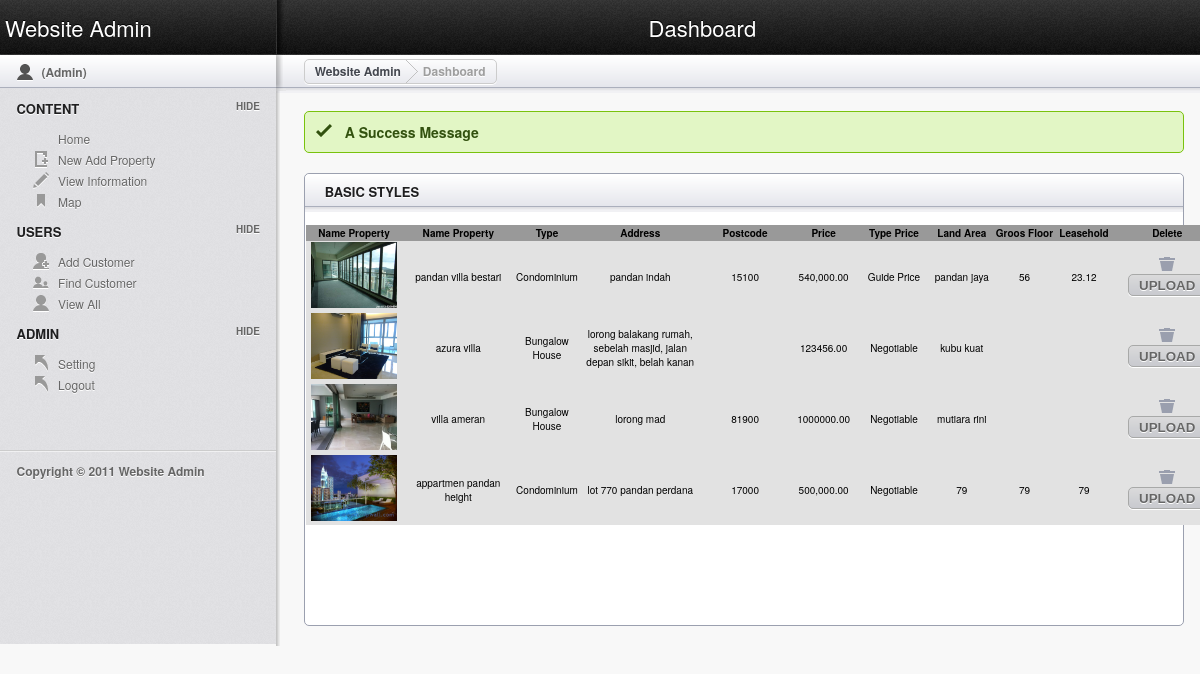
Page /admin/admin_view.php (signed in) on the committed database.
### tables this page shows
CREATE TABLE IF NOT EXISTS `property` (
  `id_property` int(5) NOT NULL AUTO_INCREMENT,
  `name_property` varchar(250) NOT NULL,
  `type_property` varchar(255) NOT NULL,
  `add1` varchar(300) NOT NULL,
  `add2` varchar(300) NOT NULL,
  `price` varchar(300) NOT NULL,
  `price_type` varchar(300) NOT NULL,
  `land_area` varchar(300) NOT NULL,
  `groos_floor_area` varchar(300) NOT NULL,
  `leasehold` varchar(300) NOT NULL,
  `beds` varchar(333) NOT NULL,
  `baths` varchar(333) NOT NULL,
  `contact_no` varchar(333) NOT NULL,
  `per_squre_feet` varchar(333) NOT NULL,
  `squre_feet` varchar(333) NOT NULL,
  `text` varchar(30000) NOT NULL,
  PRIMARY KEY (`id_property`)
);

### admin/admin_view.php (the view, shortened to what this page needs)
<!doctype html>
<html lang="en">
<head>
	<link rel="stylesheet" href="css/layout.css" type="text/css" media="screen" />
</head>
<body>
	<header id="header">
		<hgroup>
			<h1 class="site_title"><a href="admin_home.php">Website Admin</a></h1>
			<h2 class="section_title">Dashboard</h2>
		</hgroup>
	</header>
	<section id="secondary_bar">
		<div class="user">
		  <p><?php $_SESSION['myusername']; ?> (<a href="admin_home.php">Admin</a>)</p>
		</div>
		<div class="breadcrumbs_container">
			<article class="breadcrumbs"><a href="index.html">Website Admin</a> <div class="breadcrumb_divider"></div> <a class="current">Dashboard</a></article>
		</div>
	</section>
	<aside id="sidebar" class="column">
	  <h3>Content</h3>
	  <ul class="toggle">
	    <li><a href="admin_home.php">Home</a></li>
	    <li class="icn_new_article"><a href="admin_new.php">New Add Property</a></li>
	    <li class="icn_edit_article"><a href="admin_view.php">View Information</a></li>
	    <li class="icn_tags"><a href="map.php">Map</a></li>
      </ul>
	  <h3>Users</h3>
	  <ul class="toggle">
	    <li class="icn_add_user"><a href="add_customer.php">Add Customer</a></li>
	    <li class="icn_view_users"><a href="view_customer.php">Find Customer</a></li>
	    <li class="icn_profile"><a href="view_all.php">View All</a></li>
      </ul>
	  <h3>Admin</h3>
	  <ul class="toggle">
	    <li class="icn_jump_back"><a href="setting.php">Setting</a></li>
	    <li class="icn_jump_back"><a href="logout.php">Logout</a></li>
      </ul>
	  <footer>
	    <hr />
	    <p><strong>Copyright &copy; 2011 Website Admin</strong></p>
	    <p>&nbsp;</p>
      </footer>
</aside>
	<section id="main" class="column">
		<h4 class="alert_success">A Success Message</h4>
      <article class="module width_full">
	    <header><h3>Basic Styles</h3></header>
          <?php
$tbl_name="property";
$sql="SELECT*FROM $tbl_name GROUP BY id_property DESC";
$result=mysql_query($sql);
?>
        <table width="838" border="0" align="center" cellpadding="0" cellspacing="1">
          <tr>
<td width="836">
<center>
<table width="916" border="0" cellspacing="0" cellpadding="1">
<tr>
<td width="92" align="center" bgcolor="#999999"><font color="white"><strong>Name Property</strong></td>
<td width="107" align="center" bgcolor="#999999"><font color="white"><strong>Name Property</strong></td>
<td width="60" align="center" bgcolor="#999999"><font color="white"><strong>Type</strong></td>
<td width="116" align="center" bgcolor="#999999"><font color="white"><strong>Address</strong></td>
<td width="84" align="center" bgcolor="#999999"><font color="white"><strong>Postcode</strong></td>
<td width="65" align="center" bgcolor="#999999"><font color="white"><strong>Price</strong></td>
<td width="68" align="center" bgcolor="#999999"><font color="white"><strong>Type Price</strong></td>
<td width="60" align="center" bgcolor="#999999"><font color="white"><strong>Land Area</strong></td>
<td width="58" align="center" bgcolor="#999999"><font color="white"><strong>Groos Floor</strong></td>
<td width="54" align="center" bgcolor="#999999"><font color="white"><strong>Leasehold</strong></td>
<td width="104" align="center" bgcolor="#999999"><strong>Delete</strong></td>
</tr>
<?php
while($rows=mysql_fetch_array($result))
{
?>
<tr>
<td bgcolor="#E2E2E2"><font color="black"><center><img src="images/<?php echo $rows['name_property'];?>.jpg" width="86" height="66" /></center></td>
<td bgcolor="#E2E2E2"><font color="black"><?php echo $rows['name_property'];?></td
><td bgcolor="#E2E2E2"><font color="black"><?php echo $rows['type_property'];?></td
><td bgcolor="#E2E2E2"><font color="black"><?php echo $rows['add1'];?></td
><td bgcolor="#E2E2E2"><font color="black"><?php echo $rows['add2'];?></td
><td bgcolor="#E2E2E2"><font color="black"><?php echo $rows['price'];?></td
><td bgcolor="#E2E2E2"><font color="black"><?php echo $rows['price_type'];?></td
><td bgcolor="#E2E2E2"><font color="black"><?php echo $rows['land_area'];?></td
><td bgcolor="#E2E2E2"><font color="black"><?php echo $rows['groos_floor_area'];?></td
><td bgcolor="#E2E2E2"><font color="black"><?php echo $rows['leasehold'];?></td
><td align="center" bgcolor="#E2E2E2"><a href="delete_property.php?name_property=<?php echo $rows['name_property'];?>" onClick="alert('Are you sure want to DELETE this data????');"><img src="images/icn_trash.png"/></a><form id="form1" name="form1" method="post" action="upload.php">
        <input type="submit" name="btn_picedit" id="btn_picedit" value="UPLOAD" />
      </form></td>
</tr>
<?php
}
?>
</table>
</td>
</tr>
</table>
	    <p>&nbsp;</p>
	    <p>&nbsp;</p>
	    <p>&nbsp;</p>
      </article>
		<div class="spacer"></div>
	</section>
</body>
</html>

### admin/admin_view.php (style rules this page uses)
#main .module.width_full table tr td table tr td strong { color: #000; }
#main .module.width_full table tr td table tr td { font-size: 10px; text-align: center; }

### rows in the picture
property: name_property (picture), name_property "pandan villa bestari", type_property "Condominium", add1 "pandan indah", add2 "15100", price "540,000.00", price_type "Guide Price", land_area "pandan jaya", groos_floor_area "56", leasehold "23.12"
property: name_property (picture), name_property "azura villa", type_property "Bungalow House", add1 "lorong balakang rumah, sebelah masjid, jalan depan sikit, belah kanan", price "123456.00", price_type "Negotiable", land_area "kubu kuat"
property: name_property (picture), name_property "villa ameran", type_property "Bungalow House", add1 "lorong mad", add2 "81900", price "1000000.00", price_type "Negotiable", land_area "mutiara rini"
property: name_property (picture), name_property "appartmen pandan height", type_property "Condominium", add1 "lot 770 pandan perdana", add2 "17000", price "500,000.00", price_type "Negotiable", land_area "79", groos_floor_area "79", leasehold "79"
